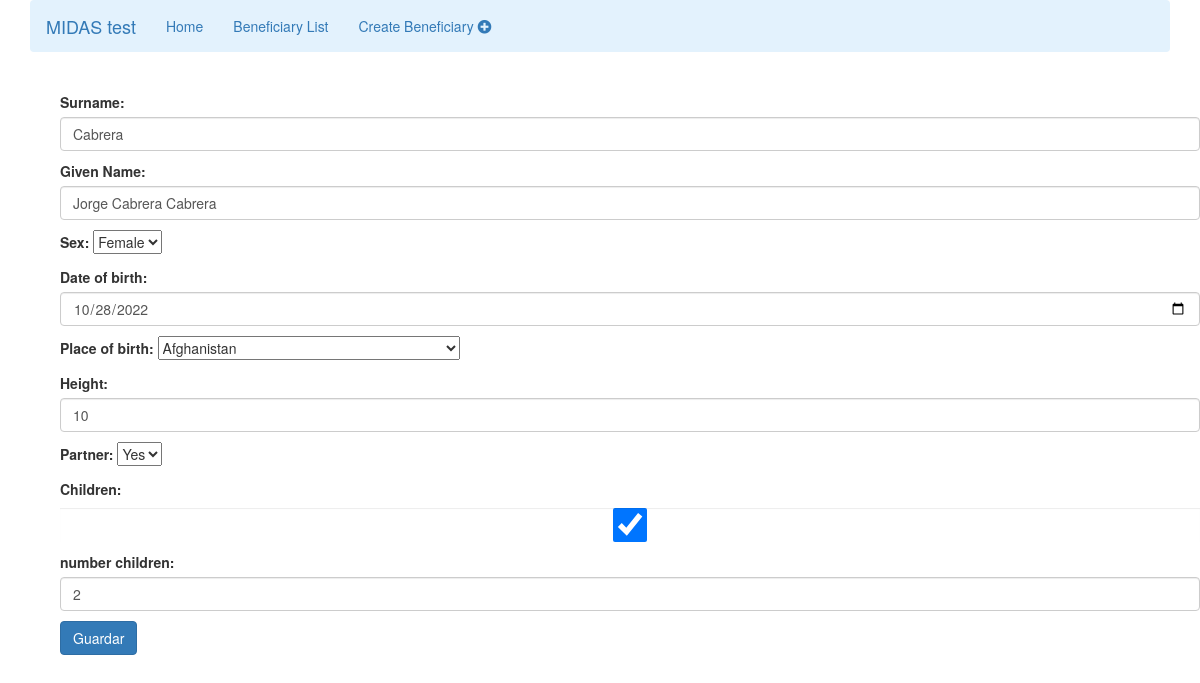
Screenshot of /beneficiary_edit/3/ with the database file from the repository.
### beneficiaries_app/models.py (models this page shows)
class Beneficiaries(models.Model):
    surname = models.CharField(max_length=200)
    given_name = models.CharField(max_length=200)
    sex = models.TextField(null=True, choices=SEX_CHOICES)
    date_of_birth = models.DateField()
    place_of_birth = CountryField()
    height = models.PositiveIntegerField(null=True)
    partner = models.TextField(null=True, choices=PARTNER_CHOICES)
    children = models.BooleanField(null=True)
    number_children = models.PositiveIntegerField()

### beneficiaries_app/views.py (the view)
def beneficiary_edit(request, beneficiaries_id):
    beneficiary = get_object_or_404(Beneficiaries, id=beneficiaries_id)
    if request.method == 'POST':
        form = BeneficiariesForm(request.POST, instance=beneficiary)
        if form.is_valid():
            p1 = form.save()
            return redirect('beneficiaries_app:beneficiary_list')
        else:
            messages.error(request, form.errors)
    else:
        form = BeneficiariesForm(instance=beneficiary)
    context = {'form': form}
    return render(request, 'beneficiary_edit.html', context)

### MIDAS_TEST/templates/beneficiary_edit.html (shortened to what this page needs)
{% extends 'base.html' %}
{% block content %}
<div class="p-5 container mt-5">
    <form method="post">
        {{form.as_p}}
        <button class="btn btn-primary" type="submit">Guardar</button>
    </form>
</div>
{% endblock %}

### rows the page displays
Beneficiaries: surname "Cabrera", given_name "Jorge Cabrera Cabrera", sex "Female", date_of_birth "10/28/2022", place_of_birth "Afghanistan", height "10", partner "Yes", children "☑", number_children "2"
